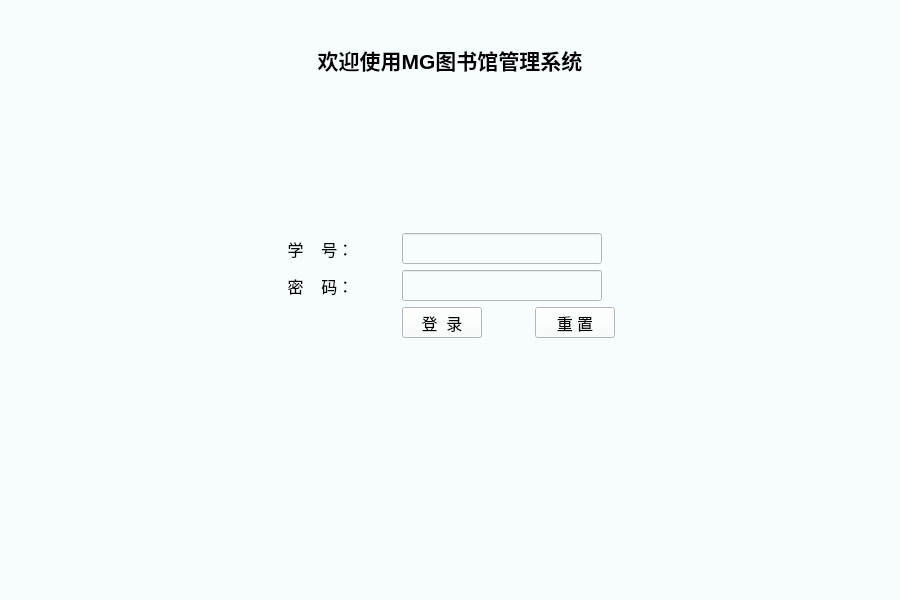
<?xml version="1.0" encoding="UTF-8"?>
<ui version="4.0">
 <class>Form</class>
 <widget class="QWidget" name="Form">
  <property name="geometry">
   <rect>
    <x>0</x>
    <y>0</y>
    <width>900</width>
    <height>600</height>
   </rect>
  </property>
  <property name="sizePolicy">
   <sizepolicy hsizetype="Preferred" vsizetype="Preferred">
    <horstretch>0</horstretch>
    <verstretch>0</verstretch>
   </sizepolicy>
  </property>
  <property name="windowTitle">
   <string>&quot;欢迎使用图书馆管理系统&quot;</string>
  </property>
  <property name="styleSheet">
   <string notr="true">background-color: rgb(247, 253, 255);</string>
  </property>
  <layout class="QGridLayout" name="gridLayout_2">
   <item row="0" column="0">
    <layout class="QVBoxLayout" name="verticalLayout">
     <property name="bottomMargin">
      <number>230</number>
     </property>
     <item>
      <widget class="QLabel" name="label">
       <property name="sizePolicy">
        <sizepolicy hsizetype="Fixed" vsizetype="Fixed">
         <horstretch>0</horstretch>
         <verstretch>0</verstretch>
        </sizepolicy>
       </property>
       <property name="minimumSize">
        <size>
         <width>410</width>
         <height>60</height>
        </size>
       </property>
       <property name="font">
        <font>
         <pointsize>16</pointsize>
         <weight>75</weight>
         <bold>true</bold>
        </font>
       </property>
       <property name="text">
        <string>欢迎使用MG图书馆管理系统</string>
       </property>
       <property name="alignment">
        <set>Qt::AlignCenter</set>
       </property>
      </widget>
     </item>
     <item>
      <spacer name="verticalSpacer">
       <property name="orientation">
        <enum>Qt::Vertical</enum>
       </property>
       <property name="sizeType">
        <enum>QSizePolicy::Minimum</enum>
       </property>
       <property name="sizeHint" stdset="0">
        <size>
         <width>20</width>
         <height>118</height>
        </size>
       </property>
      </spacer>
     </item>
     <item>
      <layout class="QGridLayout" name="gridLayout">
       <item row="1" column="1" colspan="2">
        <widget class="QLineEdit" name="passwordLineEdit">
         <property name="sizePolicy">
          <sizepolicy hsizetype="Fixed" vsizetype="Fixed">
           <horstretch>0</horstretch>
           <verstretch>0</verstretch>
          </sizepolicy>
         </property>
         <property name="minimumSize">
          <size>
           <width>200</width>
           <height>31</height>
          </size>
         </property>
         <property name="maximumSize">
          <size>
           <width>200</width>
           <height>31</height>
          </size>
         </property>
        </widget>
       </item>
       <item row="0" column="0">
        <widget class="QLabel" name="studentIdLabel">
         <property name="sizePolicy">
          <sizepolicy hsizetype="Fixed" vsizetype="Fixed">
           <horstretch>0</horstretch>
           <verstretch>0</verstretch>
          </sizepolicy>
         </property>
         <property name="minimumSize">
          <size>
           <width>101</width>
           <height>31</height>
          </size>
         </property>
         <property name="maximumSize">
          <size>
           <width>101</width>
           <height>31</height>
          </size>
         </property>
         <property name="font">
          <font>
           <pointsize>12</pointsize>
          </font>
         </property>
         <property name="layoutDirection">
          <enum>Qt::LeftToRight</enum>
         </property>
         <property name="frameShape">
          <enum>QFrame::NoFrame</enum>
         </property>
         <property name="text">
          <string>学    号：</string>
         </property>
         <property name="alignment">
          <set>Qt::AlignCenter</set>
         </property>
        </widget>
       </item>
       <item row="2" column="2">
        <widget class="QPushButton" name="signcanclebutton">
         <property name="sizePolicy">
          <sizepolicy hsizetype="Fixed" vsizetype="Fixed">
           <horstretch>0</horstretch>
           <verstretch>0</verstretch>
          </sizepolicy>
         </property>
         <property name="minimumSize">
          <size>
           <width>80</width>
           <height>31</height>
          </size>
         </property>
         <property name="maximumSize">
          <size>
           <width>80</width>
           <height>31</height>
          </size>
         </property>
         <property name="font">
          <font>
           <pointsize>12</pointsize>
           <weight>50</weight>
           <italic>false</italic>
           <bold>false</bold>
          </font>
         </property>
         <property name="text">
          <string>重 置</string>
         </property>
        </widget>
       </item>
       <item row="0" column="1" colspan="2">
        <widget class="QLineEdit" name="studentIdLineEdit">
         <property name="sizePolicy">
          <sizepolicy hsizetype="Fixed" vsizetype="Fixed">
           <horstretch>0</horstretch>
           <verstretch>0</verstretch>
          </sizepolicy>
         </property>
         <property name="minimumSize">
          <size>
           <width>200</width>
           <height>31</height>
          </size>
         </property>
         <property name="maximumSize">
          <size>
           <width>200</width>
           <height>31</height>
          </size>
         </property>
        </widget>
       </item>
       <item row="2" column="1">
        <widget class="QPushButton" name="signInbutton">
         <property name="sizePolicy">
          <sizepolicy hsizetype="Fixed" vsizetype="Fixed">
           <horstretch>0</horstretch>
           <verstretch>0</verstretch>
          </sizepolicy>
         </property>
         <property name="minimumSize">
          <size>
           <width>80</width>
           <height>31</height>
          </size>
         </property>
         <property name="maximumSize">
          <size>
           <width>80</width>
           <height>31</height>
          </size>
         </property>
         <property name="font">
          <font>
           <pointsize>12</pointsize>
           <weight>50</weight>
           <italic>false</italic>
           <bold>false</bold>
          </font>
         </property>
         <property name="text">
          <string>登  录</string>
         </property>
        </widget>
       </item>
       <item row="1" column="0">
        <widget class="QLabel" name="passwordLabel">
         <property name="sizePolicy">
          <sizepolicy hsizetype="Fixed" vsizetype="Fixed">
           <horstretch>0</horstretch>
           <verstretch>0</verstretch>
          </sizepolicy>
         </property>
         <property name="minimumSize">
          <size>
           <width>101</width>
           <height>31</height>
          </size>
         </property>
         <property name="maximumSize">
          <size>
           <width>101</width>
           <height>31</height>
          </size>
         </property>
         <property name="font">
          <font>
           <pointsize>12</pointsize>
          </font>
         </property>
         <property name="layoutDirection">
          <enum>Qt::LeftToRight</enum>
         </property>
         <property name="frameShape">
          <enum>QFrame::NoFrame</enum>
         </property>
         <property name="text">
          <string>密    码：</string>
         </property>
         <property name="alignment">
          <set>Qt::AlignCenter</set>
         </property>
        </widget>
       </item>
      </layout>
     </item>
    </layout>
   </item>
  </layout>
 </widget>
 <resources/>
 <connections>
  <connection>
   <sender>signInbutton</sender>
   <signal>clicked()</signal>
   <receiver>Form</receiver>
   <slot>signInCheck()</slot>
   <hints>
    <hint type="sourcelabel">
     <x>448</x>
     <y>509</y>
    </hint>
    <hint type="destinationlabel">
     <x>217</x>
     <y>345</y>
    </hint>
   </hints>
  </connection>
  <connection>
   <sender>signcanclebutton</sender>
   <signal>clicked()</signal>
   <receiver>Form</receiver>
   <slot>signInCancleReset()</slot>
   <hints>
    <hint type="sourcelabel">
     <x>702</x>
     <y>505</y>
    </hint>
    <hint type="destinationlabel">
     <x>357</x>
     <y>346</y>
    </hint>
   </hints>
  </connection>
 </connections>
 <slots>
  <slot>signInCheck()</slot>
  <slot>signInCancleReset()</slot>
 </slots>
</ui>
